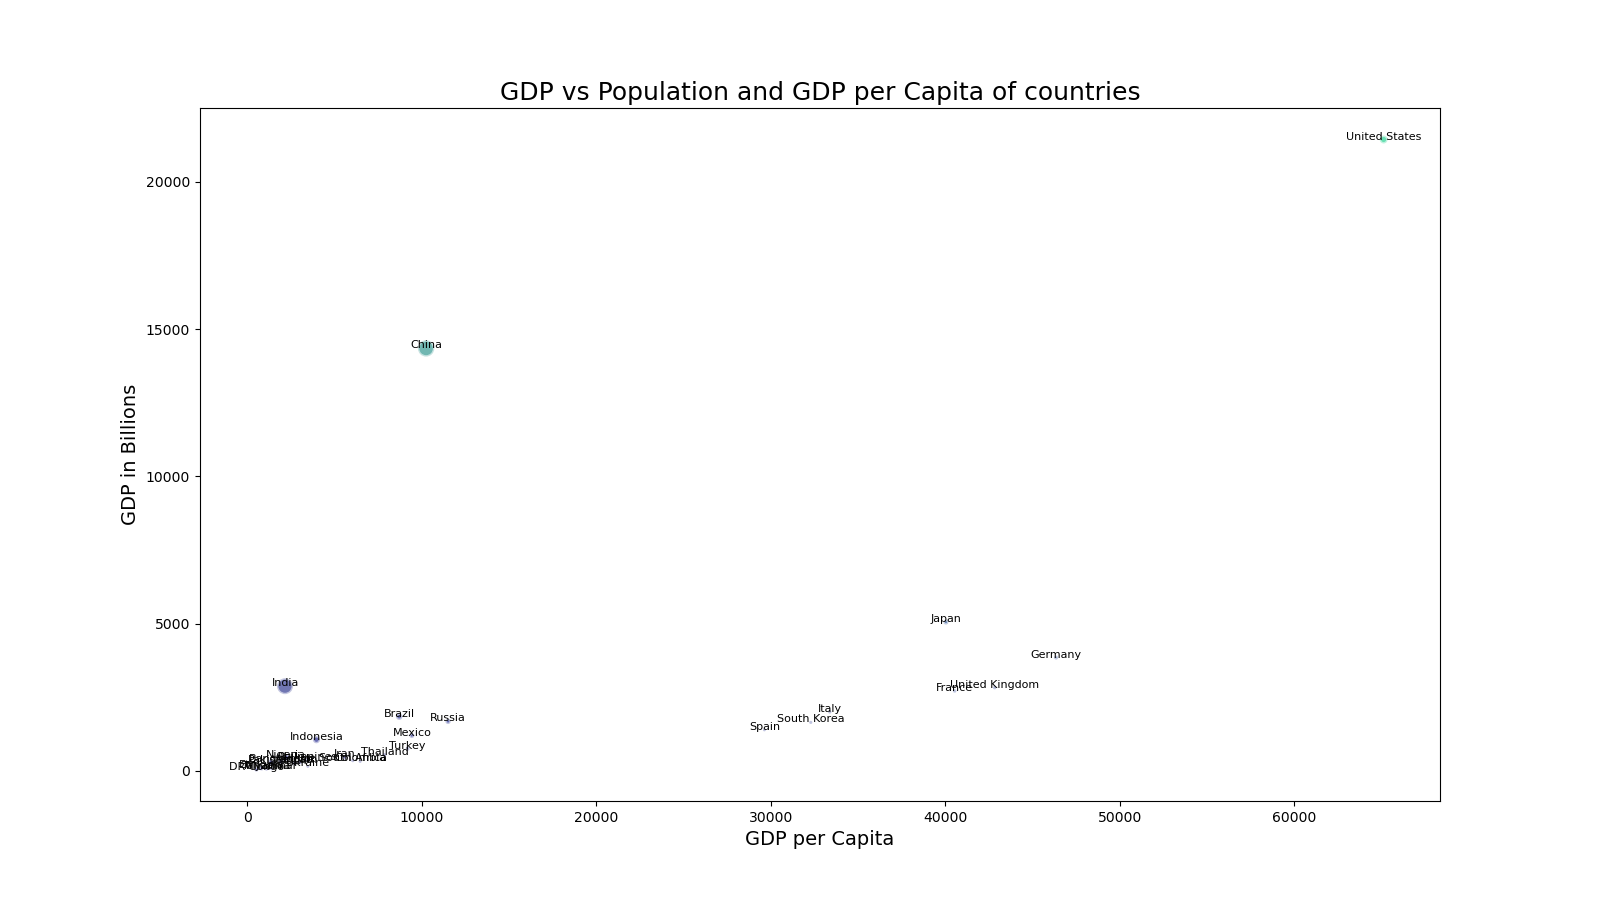

This chart was generated by the following Python code:

import matplotlib.pyplot as plt

# Data for the chart - can be written directly as CSV as provided above
data = {
    'Country': ['China', 'India', 'United States', 'Indonesia', 'Brazil', 'Pakistan', 'Nigeria', 'Bangladesh', 'Russia', 
                'Mexico', 'Japan', 'Ethiopia', 'Philippines', 'Egypt', 'Vietnam', 'DR Congo', 'Turkey', 'Iran', 'Germany',
                'Thailand', 'France', 'United Kingdom', 'Italy', 'South Africa', 'Myanmar', 'South Korea', 'Colombia', 
                'Spain', 'Ukraine', 'Tanzania'],
    'Population (millions)': [1398, 1326, 329, 267, 211, 206, 200, 163, 146, 127, 126, 115, 108, 100, 96, 89, 82, 82, 
                               83, 69, 67, 66, 60, 58, 54, 51, 50, 47, 44, 56],
    'GDP (billions)': [14342, 2875, 21433, 1059, 1839, 284, 448, 317, 1680, 1198, 5050, 95, 376, 303, 261, 47, 754, 458, 
                       3846, 543, 2715, 2827, 2003, 351, 76, 1646, 324, 1393, 153, 62],
    'GDP per Capita': [10254, 2169, 65118, 3969, 8712, 1380, 2235, 1942, 11510, 9437, 40039, 826, 3481, 3030, 2721, 528, 
                       9195, 5585, 46349, 7870, 40537, 42834, 33383, 6052, 1407, 32294, 6474, 29638, 3477, 1107]
}

# Create the figure and the axes
fig, ax = plt.subplots(figsize=(16, 9))  # Reasonable change in width and height

# Scatter plot sizes
sizes = [p/10 for p in data['Population (millions)']]

# Scatter plot
scatter = ax.scatter(x=data['GDP per Capita'], y=data['GDP (billions)'], s=sizes, 
                     c=[(p/20000, g/27000, 0.5) for p, g in zip(data['Population (millions)'], data['GDP (billions)'])],
                     alpha=0.6, edgecolors='w', linewidth=2)

# Title and labels
ax.set_title('GDP vs Population and GDP per Capita of countries', fontsize=18)
ax.set_xlabel('GDP per Capita', fontsize=14)
ax.set_ylabel('GDP in Billions', fontsize=14)

# Add country names as annotation to each data point
for i, txt in enumerate(data['Country']):
    ax.annotate(txt, (data['GDP per Capita'][i], data['GDP (billions)'][i]), fontsize=8, ha='center')

# Show plot
plt.show()
